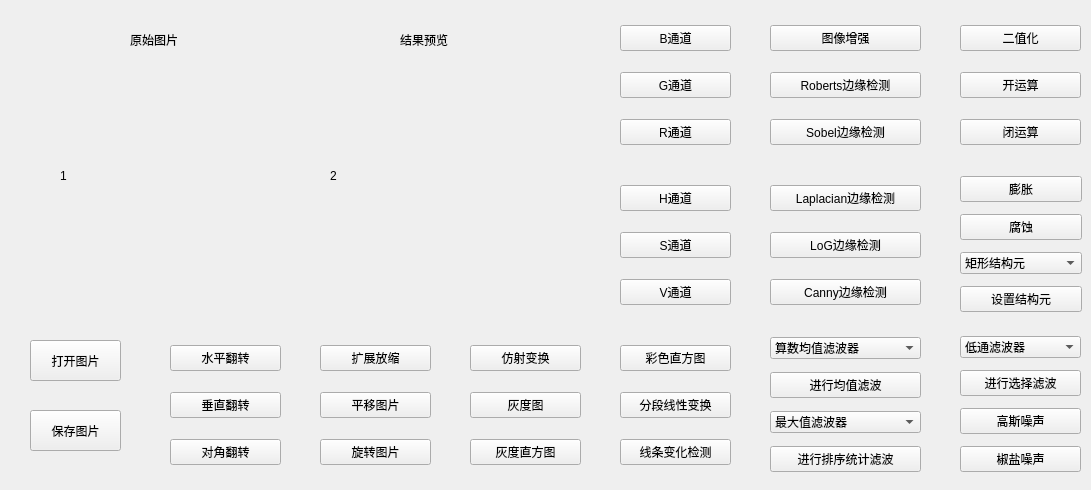
    <widget class="QWidget" name="tab">
     <property name="whatsThis">
      <string>&lt;html&gt;&lt;head/&gt;&lt;body&gt;&lt;p&gt;&lt;br/&gt;&lt;/p&gt;&lt;/body&gt;&lt;/html&gt;</string>
     </property>
     <attribute name="title">
      <string>Tab 1</string>
     </attribute>
     <widget class="QWidget" name="verticalLayoutWidget">
      <property name="geometry">
       <rect>
        <x>170</x>
        <y>330</y>
        <width>111</width>
        <height>151</height>
       </rect>
      </property>
      <layout class="QVBoxLayout" name="verticalLayout">
       <item>
        <widget class="QPushButton" name="btnHorizontalFlip">
         <property name="text">
          <string>水平翻转</string>
         </property>
        </widget>
       </item>
       <item>
        <widget class="QPushButton" name="btnVerticalFlip">
         <property name="text">
          <string>垂直翻转</string>
         </property>
        </widget>
       </item>
       <item>
        <widget class="QPushButton" name="btnDiagonalFlip">
         <property name="text">
          <string>对角翻转</string>
         </property>
        </widget>
       </item>
      </layout>
     </widget>
     <widget class="QWidget" name="verticalLayoutWidget_2">
      <property name="geometry">
       <rect>
        <x>470</x>
        <y>330</y>
        <width>111</width>
        <height>151</height>
       </rect>
      </property>
      <layout class="QVBoxLayout" name="verticalLayout_2">
       <item>
        <widget class="QPushButton" name="btnAffineTransform">
         <property name="text">
          <string>仿射变换</string>
         </property>
        </widget>
       </item>
       <item>
        <widget class="QPushButton" name="btnGray">
         <property name="text">
          <string>灰度图</string>
         </property>
        </widget>
       </item>
       <item>
        <widget class="QPushButton" name="btnGrayHist">
         <property name="text">
          <string>灰度直方图</string>
         </property>
        </widget>
       </item>
      </layout>
     </widget>
     <widget class="QWidget" name="verticalLayoutWidget_3">
      <property name="geometry">
       <rect>
        <x>620</x>
        <y>330</y>
        <width>111</width>
        <height>151</height>
       </rect>
      </property>
      <layout class="QVBoxLayout" name="verticalLayout_3">
       <item>
        <widget class="QPushButton" name="btnColorHist">
         <property name="text">
          <string>彩色直方图</string>
         </property>
        </widget>
       </item>
       <item>
        <widget class="QPushButton" name="btnPiecewiseLinearVary">
         <property name="text">
          <string>分段线性变换</string>
         </property>
        </widget>
       </item>
       <item>
        <widget class="QPushButton" name="btnHoughLines">
         <property name="text">
          <string>线条变化检测</string>
         </property>
        </widget>
       </item>
      </layout>
     </widget>
     <widget class="QPushButton" name="btnReadImage">
      <property name="geometry">
       <rect>
        <x>30</x>
        <y>340</y>
        <width>91</width>
        <height>41</height>
       </rect>
      </property>
      <property name="text">
       <string>打开图片</string>
      </property>
     </widget>
     <widget class="QPushButton" name="btnSaveImage">
      <property name="geometry">
       <rect>
        <x>30</x>
        <y>410</y>
        <width>91</width>
        <height>41</height>
       </rect>
      </property>
      <property name="text">
       <string>保存图片</string>
      </property>
     </widget>
     <widget class="QWidget" name="verticalLayoutWidget_4">
      <property name="geometry">
       <rect>
        <x>620</x>
        <y>10</y>
        <width>111</width>
        <height>151</height>
       </rect>
      </property>
      <layout class="QVBoxLayout" name="verticalLayout_4">
       <item>
        <widget class="QPushButton" name="btnB">
         <property name="font">
          <font>
           <pointsize>9</pointsize>
           <weight>50</weight>
           <bold>false</bold>
          </font>
         </property>
         <property name="text">
          <string>B通道</string>
         </property>
        </widget>
       </item>
       <item>
        <widget class="QPushButton" name="btnG">
         <property name="text">
          <string>G通道</string>
         </property>
        </widget>
       </item>
       <item>
        <widget class="QPushButton" name="btnR">
         <property name="text">
          <string>R通道</string>
         </property>
        </widget>
       </item>
      </layout>
     </widget>
     <widget class="QWidget" name="verticalLayoutWidget_5">
      <property name="geometry">
       <rect>
        <x>620</x>
        <y>170</y>
        <width>111</width>
        <height>151</height>
       </rect>
      </property>
      <layout class="QVBoxLayout" name="verticalLayout_5">
       <item>
        <widget class="QPushButton" name="btnH">
         <property name="text">
          <string>H通道</string>
         </property>
        </widget>
       </item>
       <item>
        <widget class="QPushButton" name="btnS">
         <property name="text">
          <string>S通道</string>
         </property>
        </widget>
       </item>
       <item>
        <widget class="QPushButton" name="btnV">
         <property name="text">
          <string>V通道</string>
         </property>
        </widget>
       </item>
      </layout>
     </widget>
     <widget class="QLabel" name="labelOriginal">
      <property name="geometry">
       <rect>
        <x>60</x>
        <y>70</y>
        <width>211</width>
        <height>211</height>
       </rect>
      </property>
      <property name="text">
       <string>1</string>
      </property>
     </widget>
     <widget class="QLabel" name="labelResult">
      <property name="geometry">
       <rect>
        <x>330</x>
        <y>70</y>
        <width>211</width>
        <height>211</height>
       </rect>
      </property>
      <property name="text">
       <string>2</string>
      </property>
     </widget>
     <widget class="QLabel" name="label_1">
      <property name="geometry">
       <rect>
        <x>130</x>
        <y>30</y>
        <width>72</width>
        <height>20</height>
       </rect>
      </property>
      <property name="text">
       <string>原始图片</string>
      </property>
     </widget>
     <widget class="QLabel" name="label_2">
      <property name="geometry">
       <rect>
        <x>400</x>
        <y>30</y>
        <width>72</width>
        <height>20</height>
       </rect>
      </property>
      <property name="text">
       <string>结果预览</string>
      </property>
     </widget>
     <widget class="QWidget" name="verticalLayoutWidget_6">
      <property name="geometry">
       <rect>
        <x>320</x>
        <y>330</y>
        <width>111</width>
        <height>151</height>
       </rect>
      </property>
      <layout class="QVBoxLayout" name="verticalLayout_6">
       <item>
        <widget class="QPushButton" name="btnChangeSize">
         <property name="font">
          <font>
           <pointsize>9</pointsize>
           <weight>50</weight>
           <bold>false</bold>
          </font>
         </property>
         <property name="text">
          <string>扩展放缩</string>
         </property>
        </widget>
       </item>
       <item>
        <widget class="QPushButton" name="btnMove">
         <property name="text">
          <string>平移图片</string>
         </property>
        </widget>
       </item>
       <item>
        <widget class="QPushButton" name="btnRotate">
         <property name="text">
          <string>旋转图片</string>
         </property>
        </widget>
       </item>
      </layout>
     </widget>
     <widget class="QWidget" name="verticalLayoutWidget_7">
      <property name="geometry">
       <rect>
        <x>770</x>
        <y>10</y>
        <width>151</width>
        <height>151</height>
       </rect>
      </property>
      <layout class="QVBoxLayout" name="verticalLayout_7">
       <item>
        <widget class="QPushButton" name="btnEnhance">
         <property name="text">
          <string>图像增强</string>
         </property>
        </widget>
       </item>
       <item>
        <widget class="QPushButton" name="btnRoberts">
         <property name="text">
          <string>Roberts边缘检测</string>
         </property>
        </widget>
       </item>
       <item>
        <widget class="QPushButton" name="btnSobel">
         <property name="text">
          <string>Sobel边缘检测</string>
         </property>
        </widget>
       </item>
      </layout>
     </widget>
     <widget class="QWidget" name="verticalLayoutWidget_8">
      <property name="geometry">
       <rect>
        <x>770</x>
        <y>170</y>
        <width>151</width>
        <height>151</height>
       </rect>
      </property>
      <layout class="QVBoxLayout" name="verticalLayout_8">
       <item>
        <widget class="QPushButton" name="btnLaplacian">
         <property name="text">
          <string>Laplacian边缘检测</string>
         </property>
        </widget>
       </item>
       <item>
        <widget class="QPushButton" name="btnLoG">
         <property name="text">
          <string>LoG边缘检测</string>
         </property>
        </widget>
       </item>
       <item>
        <widget class="QPushButton" name="btnCanny">
         <property name="text">
          <string>Canny边缘检测</string>
         </property>
        </widget>
       </item>
      </layout>
     </widget>
     <widget class="QWidget" name="verticalLayoutWidget_9">
      <property name="geometry">
       <rect>
        <x>960</x>
        <y>10</y>
        <width>121</width>
        <height>151</height>
       </rect>
      </property>
      <layout class="QVBoxLayout" name="verticalLayout_9">
       <item>
        <widget class="QPushButton" name="btnBinarization">
         <property name="text">
          <string>二值化</string>
         </property>
        </widget>
       </item>
       <item>
        <widget class="QPushButton" name="btnOpen">
         <property name="text">
          <string>开运算</string>
         </property>
        </widget>
       </item>
       <item>
        <widget class="QPushButton" name="btnClose">
         <property name="text">
          <string>闭运算</string>
         </property>
        </widget>
       </item>
      </layout>
     </widget>
     <widget class="QWidget" name="verticalLayoutWidget_10">
      <property name="geometry">
       <rect>
        <x>960</x>
        <y>170</y>
        <width>122</width>
        <height>151</height>
       </rect>
      </property>
      <layout class="QVBoxLayout" name="verticalLayout_10">
       <item>
        <widget class="QPushButton" name="btnDilate">
         <property name="text">
          <string>膨胀</string>
         </property>
        </widget>
       </item>
       <item>
        <widget class="QPushButton" name="btnErode">
         <property name="text">
          <string>腐蚀</string>
         </property>
        </widget>
       </item>
       <item>
        <widget class="QComboBox" name="comboBox">
         <property name="currentText">
          <string>矩形结构元</string>
         </property>
         <item>
          <property name="text">
           <string>矩形结构元</string>
          </property>
         </item>
         <item>
          <property name="text">
           <string>交叉形结构元</string>
          </property>
         </item>
         <item>
          <property name="text">
           <string>椭圆形结构元</string>
          </property>
         </item>
        </widget>
       </item>
       <item>
        <widget class="QPushButton" name="btnSet">
         <property name="text">
          <string>设置结构元</string>
         </property>
        </widget>
       </item>
      </layout>
     </widget>
     <widget class="QWidget" name="verticalLayoutWidget_11">
      <property name="geometry">
       <rect>
        <x>960</x>
        <y>330</y>
        <width>121</width>
        <height>151</height>
       </rect>
      </property>
      <layout class="QVBoxLayout" name="verticalLayout_11">
       <item>
        <widget class="QComboBox" name="comboBox_4">
         <item>
          <property name="text">
           <string>低通滤波器</string>
          </property>
         </item>
         <item>
          <property name="text">
           <string>高通滤波器</string>
          </property>
         </item>
         <item>
          <property name="text">
           <string>带通滤波器</string>
          </property>
         </item>
         <item>
          <property name="text">
           <string>带阻滤波器</string>
          </property>
         </item>
        </widget>
       </item>
       <item>
        <widget class="QPushButton" name="btnSelect">
         <property name="text">
          <string>进行选择滤波</string>
         </property>
        </widget>
       </item>
       <item>
        <widget class="QPushButton" name="btnGaussian">
         <property name="text">
          <string>高斯噪声</string>
         </property>
        </widget>
       </item>
       <item>
        <widget class="QPushButton" name="btnSaltAndPepper">
         <property name="text">
          <string>椒盐噪声</string>
         </property>
        </widget>
       </item>
      </layout>
     </widget>
     <widget class="QWidget" name="verticalLayoutWidget_12">
      <property name="geometry">
       <rect>
        <x>770</x>
        <y>330</y>
        <width>151</width>
        <height>151</height>
       </rect>
      </property>
      <layout class="QVBoxLayout" name="verticalLayout_12">
       <item>
        <widget class="QComboBox" name="comboBox_2">
         <item>
          <property name="text">
           <string>算数均值滤波器</string>
          </property>
         </item>
         <item>
          <property name="text">
           <string>几何均值滤波器</string>
          </property>
         </item>
         <item>
          <property name="text">
           <string>谐波均值滤波器</string>
          </property>
         </item>
        </widget>
       </item>
       <item>
        <widget class="QPushButton" name="btnAverage">
         <property name="text">
          <string>进行均值滤波</string>
         </property>
        </widget>
       </item>
       <item>
        <widget class="QComboBox" name="comboBox_3">
         <item>
          <property name="text">
           <string>最大值滤波器</string>
          </property>
         </item>
         <item>
          <property name="text">
           <string>最小值滤波器</string>
          </property>
         </item>
         <item>
          <property name="text">
           <string>中值滤波器</string>
          </property>
         </item>
        </widget>
       </item>
       <item>
        <widget class="QPushButton" name="btnSort">
         <property name="text">
          <string>进行排序统计滤波</string>
         </property>
        </widget>
       </item>
      </layout>
     </widget>
    </widget>
